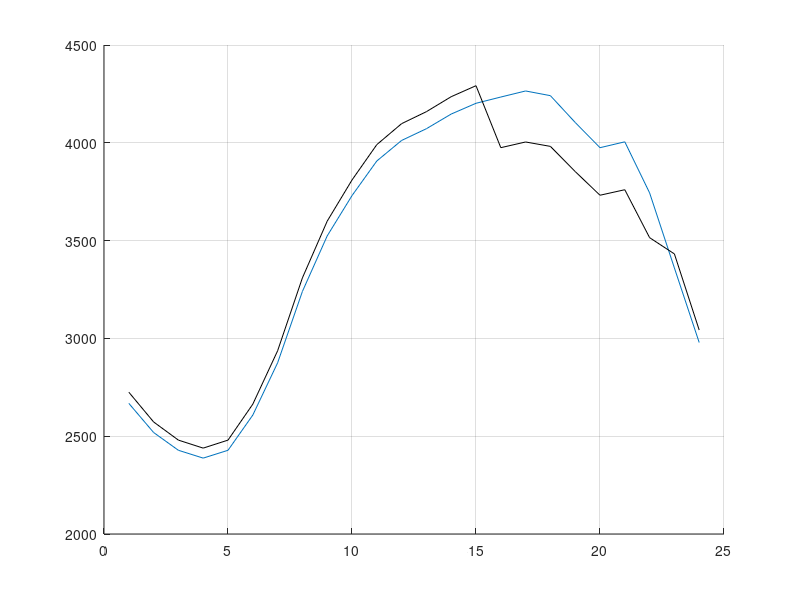

Write MATLAB code to recreate this figure.
%%% references 
%%% https://energyathaas.wordpress.com/2014/05/12/money-for-nothing/   

clear;
clc;
% load profile %%%%%%%%%%%%%%%%%%%%%%%%%%%
hour=[1;2;3;4;5;6;7;8;9;10;11;12;13;14;15;16;17;18;19;20;21;22;23;24];
demand=[2668;2519;2428;2388;2428;2608;2875;3240;3524;3730;3907;4012;4072;4147;4202;4234;4265;4241;4104;3975;4005;3744;3360;2979];
price=[15.77;16.78;15.04;14.14;16.53;16.85;21.48;18.9;17.52;22.05;28.8;29.11;25.03;22.88;24.42;26.05;39.51;37.36;36;49.29;39.63;19.06;19.25;17.3];
% fr = flat rate
totcost=0;
totdemand=0;
for i=1:1:24
    totcost=demand(i)*price(i)+totcost;
    totdemand=totdemand+demand(i);
end
fr=totcost/totdemand;
for i=1:1:24
    price0(i)=fr;
end
%%%% an argument for the reward
for i=1:1:24
    reward0(i)=0;
end
%%% reward for peak time
for i=16:1:22
    reward0(i)=15.80;
end

price=price0;

%%%%price elasticity martrix:      peak      offpeak       low
%%%%                    peak        -0.1      0.01        0.01
%%%%                    offpeak     0.01     -0.1         0.008
%%%%                    low         0.01     0.008          -0.1
epp=-0.1;
eoo=-0.1;
ell=-0.1;
epo=0.005;
eop=0.005;
epl=0.005;
elp=0.005;
eol=0.003;
elo=0.003;
%%%%% for this data set, the best timing are as follows : peak time 16-22 ,
%%%%% offpeak time 10-15 and 23-24 and low time 1-9




%%%% hours 1-9 are the low rate times
for i=1:9
    demand2(i)=demand(i)+(ell)*[demand(i)/price0(i)]*(price(i)-price0(i)+reward0(i))...
            +(elo)*[demand(i)/price0(10)]*(price(10)-price0(10)+reward0(10))...
            +(elo)*[demand(i)/price0(11)]*(price(10)-price0(11)+reward0(11))...
            +(elo)*[demand(i)/price0(12)]*(price(12)-price0(12)+reward0(12))...
            +(elo)*[demand(i)/price0(13)]*(price(13)-price0(13)+reward0(13))...
            +(elo)*[demand(i)/price0(14)]*(price(14)-price0(14)+reward0(14))...
            +(elo)*[demand(i)/price0(15)]*(price(15)-price0(15)+reward0(15))...        
            +(elp)*[demand(i)/price0(16)]*(price(16)-price0(16)+reward0(16))...
            +(elp)*[demand(i)/price0(17)]*(price(17)-price0(17)+reward0(17))...
            +(elp)*[demand(i)/price0(18)]*(price(18)-price0(18)+reward0(18))...
            +(elp)*[demand(i)/price0(19)]*(price(19)-price0(19)+reward0(19))...
            +(elp)*[demand(i)/price0(20)]*(price(20)-price0(20)+reward0(20))...
            +(elp)*[demand(i)/price0(21)]*(price(21)-price0(21)+reward0(21))...
            +(elp)*[demand(i)/price0(22)]*(price(22)-price0(22)+reward0(22))...            
            +(elo)*[demand(i)/price0(23)]*(price(23)-price0(23)+reward0(23))...
            +(elo)*[demand(i)/price0(24)]*(price(24)-price0(24)+reward0(24));
end

%%%% hours 10-15 and 23-24 are the off peak times
for i=10:15
    demand2(i)=demand(i)+(eoo)*[demand(i)/price0(i)]*(price(i)-price0(i)+reward0(i))...
        +(eol)*[demand(i)/price0(1)]*(price(1)-price0(1)+reward0(1))...
        +(eol)*[demand(i)/price0(2)]*(price(2)-price0(2)+reward0(2))...
        +(eol)*[demand(i)/price0(3)]*(price(3)-price0(3)+reward0(3))...
        +(eol)*[demand(i)/price0(4)]*(price(4)-price0(4)+reward0(4))...
        +(eol)*[demand(i)/price0(5)]*(price(5)-price0(5)+reward0(5))...
        +(eol)*[demand(i)/price0(6)]*(price(6)-price0(6)+reward0(6))...
        +(eol)*[demand(i)/price0(7)]*(price(7)-price0(7)+reward0(7))...
        +(eol)*[demand(i)/price0(8)]*(price(8)-price0(8)+reward0(8))...
        +(eol)*[demand(i)/price0(9)]*(price(9)-price0(9)+reward0(9))...        
        +(eop)*[demand(i)/price0(16)]*(price(16)-price0(16)+reward0(16))...
        +(eop)*[demand(i)/price0(17)]*(price(17)-price0(17)+reward0(17))...
        +(eop)*[demand(i)/price0(18)]*(price(18)-price0(18)+reward0(18))...
        +(eop)*[demand(i)/price0(19)]*(price(19)-price0(19)+reward0(19))...
        +(eop)*[demand(i)/price0(20)]*(price(20)-price0(20)+reward0(20))...
        +(eop)*[demand(i)/price0(21)]*(price(21)-price0(21)+reward0(21))...
        +(eop)*[demand(i)/price0(22)]*(price(22)-price0(22)+reward0(22));
end
for i=23:24
    demand2(i)=demand(i)+(eoo)*[demand(i)/price0(i)]*(price(i)-price0(i)+reward0(i))...
        +(eol)*[demand(i)/price0(1)]*(price(1)-price0(1)+reward0(1))...
        +(eol)*[demand(i)/price0(2)]*(price(2)-price0(2)+reward0(2))...
        +(eol)*[demand(i)/price0(3)]*(price(3)-price0(3)+reward0(3))...
        +(eol)*[demand(i)/price0(4)]*(price(4)-price0(4)+reward0(4))...
        +(eol)*[demand(i)/price0(5)]*(price(5)-price0(5)+reward0(5))...
        +(eol)*[demand(i)/price0(6)]*(price(6)-price0(6)+reward0(6))...
        +(eol)*[demand(i)/price0(7)]*(price(7)-price0(7)+reward0(7))...
        +(eol)*[demand(i)/price0(8)]*(price(8)-price0(8)+reward0(8))...
        +(eol)*[demand(i)/price0(9)]*(price(9)-price0(9)+reward0(9))...        
        +(eop)*[demand(i)/price0(16)]*(price(16)-price0(16)+reward0(16))...
        +(eop)*[demand(i)/price0(17)]*(price(17)-price0(17)+reward0(17))...
        +(eop)*[demand(i)/price0(18)]*(price(18)-price0(18)+reward0(18))...
        +(eop)*[demand(i)/price0(19)]*(price(19)-price0(19)+reward0(19))...
        +(eop)*[demand(i)/price0(20)]*(price(20)-price0(20)+reward0(20))...
        +(eop)*[demand(i)/price0(21)]*(price(21)-price0(21)+reward0(21))...
        +(eop)*[demand(i)/price0(22)]*(price(22)-price0(22)+reward0(22));
end

%%%% hours 16-22 are the peak time
% for i=16:1:22
%     reward0(i)=15;
% end

for i=16:22
     demand2(i)=demand(i)+(epp)*[demand(i)/price0(i)]*(price(i)-price0(i)+reward0(i))...
        +(epl)*[demand(i)/price0(1)]*(price(1)-price0(1)+reward0(1))...
        +(epl)*[demand(i)/price0(2)]*(price(2)-price0(2)+reward0(2))...
        +(epl)*[demand(i)/price0(3)]*(price(3)-price0(3)+reward0(3))...
        +(epl)*[demand(i)/price0(4)]*(price(4)-price0(4)+reward0(4))...
        +(epl)*[demand(i)/price0(5)]*(price(5)-price0(5)+reward0(5))...
        +(epl)*[demand(i)/price0(6)]*(price(6)-price0(6)+reward0(6))...
        +(epl)*[demand(i)/price0(7)]*(price(7)-price0(7)+reward0(7))...
        +(epl)*[demand(i)/price0(8)]*(price(8)-price0(8)+reward0(8))...
        +(epl)*[demand(i)/price0(9)]*(price(9)-price0(9)+reward0(9))...
            +(epo)*[demand(i)/price0(10)]*(price(10)-price0(10)+reward0(10))...
            +(epo)*[demand(i)/price0(11)]*(price(10)-price0(11)+reward0(11))...
            +(epo)*[demand(i)/price0(12)]*(price(12)-price0(12)+reward0(12))...
            +(epo)*[demand(i)/price0(13)]*(price(13)-price0(13)+reward0(13))...
            +(epo)*[demand(i)/price0(14)]*(price(14)-price0(14)+reward0(14))...
            +(epo)*[demand(i)/price0(15)]*(price(15)-price0(15)+reward0(15))...                  
            +(epo)*[demand(i)/price0(23)]*(price(23)-price0(23)+reward0(23))...
            +(epo)*[demand(i)/price0(24)]*(price(24)-price0(24)+reward0(24));
   
end
peak=0;
peakhours=0;
for i=16:1:22
    peak=demand(i)+peak;
    peakhours=peakhours+1;
end
for i=1:1:24
    bline(i)=demand(i);
end

hold on
plot(hour,demand)
plot(hour,demand2,'k')
%plot (bline,'r')
grid on


%%%% calculation
% flat rate total cost
totcost
totdemand
peak2=0;
for i=16:1:22
    peak2=demand2(i)+peak2;
end
peak2/peak
totcost2=0;
totdemand2=0;
for i=1:1:24
    totcost2=demand2(i)*price(i)+totcost2;
    totdemand2=totdemand2+demand2(i);
end
totcost2
totdemand2

%%% customer credit

totcredit=0;
% for k=1:1:24
%     diff(k)=demand2(k)-bline(k);
% end
% plot(diff,'c')
for j=16:1:22
    totcredit=totcredit+abs(demand2(j)-bline(j))*reward0(j);
end
Tot=totcost2-totcredit

% price=100*price;
% plot(price,'r')
